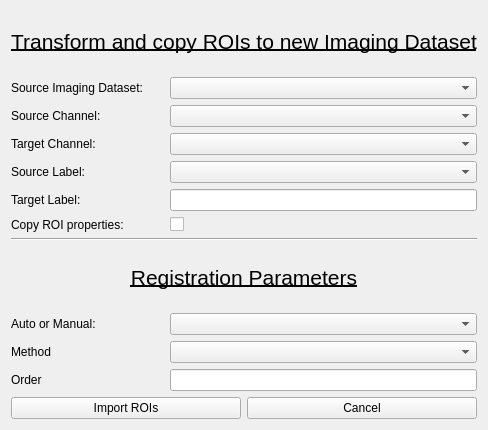
<?xml version="1.0" encoding="UTF-8"?>
<ui version="4.0">
 <class>importROIsWidget</class>
 <widget class="QWidget" name="importROIsWidget">
  <property name="geometry">
   <rect>
    <x>0</x>
    <y>0</y>
    <width>462</width>
    <height>430</height>
   </rect>
  </property>
  <property name="windowTitle">
   <string>Form</string>
  </property>
  <layout class="QVBoxLayout" name="verticalLayout">
   <item>
    <widget class="QLabel" name="label_7">
     <property name="font">
      <font>
       <pointsize>16</pointsize>
       <underline>true</underline>
      </font>
     </property>
     <property name="text">
      <string>Transform and copy ROIs to new Imaging Dataset</string>
     </property>
     <property name="alignment">
      <set>Qt::AlignCenter</set>
     </property>
    </widget>
   </item>
   <item>
    <layout class="QGridLayout" name="gridLayout" columnstretch="1,0">
     <item row="3" column="0">
      <widget class="QLabel" name="label_4">
       <property name="sizePolicy">
        <sizepolicy hsizetype="Preferred" vsizetype="Preferred">
         <horstretch>1</horstretch>
         <verstretch>0</verstretch>
        </sizepolicy>
       </property>
       <property name="text">
        <string>Source Label:</string>
       </property>
      </widget>
     </item>
     <item row="0" column="1">
      <widget class="QComboBox" name="sourceDataset">
       <property name="sizePolicy">
        <sizepolicy hsizetype="Preferred" vsizetype="Fixed">
         <horstretch>2</horstretch>
         <verstretch>0</verstretch>
        </sizepolicy>
       </property>
      </widget>
     </item>
     <item row="1" column="0">
      <widget class="QLabel" name="label_2">
       <property name="sizePolicy">
        <sizepolicy hsizetype="Preferred" vsizetype="Preferred">
         <horstretch>1</horstretch>
         <verstretch>0</verstretch>
        </sizepolicy>
       </property>
       <property name="text">
        <string>Source Channel:</string>
       </property>
      </widget>
     </item>
     <item row="2" column="1">
      <widget class="QComboBox" name="targetChannel">
       <property name="sizePolicy">
        <sizepolicy hsizetype="Preferred" vsizetype="Fixed">
         <horstretch>2</horstretch>
         <verstretch>0</verstretch>
        </sizepolicy>
       </property>
      </widget>
     </item>
     <item row="2" column="0">
      <widget class="QLabel" name="label_3">
       <property name="sizePolicy">
        <sizepolicy hsizetype="Preferred" vsizetype="Preferred">
         <horstretch>1</horstretch>
         <verstretch>0</verstretch>
        </sizepolicy>
       </property>
       <property name="text">
        <string>Target Channel:</string>
       </property>
      </widget>
     </item>
     <item row="3" column="1">
      <widget class="QComboBox" name="sourceLabel">
       <property name="sizePolicy">
        <sizepolicy hsizetype="Preferred" vsizetype="Fixed">
         <horstretch>2</horstretch>
         <verstretch>0</verstretch>
        </sizepolicy>
       </property>
      </widget>
     </item>
     <item row="4" column="0">
      <widget class="QLabel" name="label_5">
       <property name="sizePolicy">
        <sizepolicy hsizetype="Preferred" vsizetype="Preferred">
         <horstretch>1</horstretch>
         <verstretch>0</verstretch>
        </sizepolicy>
       </property>
       <property name="text">
        <string>Target Label:</string>
       </property>
      </widget>
     </item>
     <item row="1" column="1">
      <widget class="QComboBox" name="sourceChannel">
       <property name="sizePolicy">
        <sizepolicy hsizetype="Preferred" vsizetype="Fixed">
         <horstretch>2</horstretch>
         <verstretch>0</verstretch>
        </sizepolicy>
       </property>
      </widget>
     </item>
     <item row="0" column="0">
      <widget class="QLabel" name="label">
       <property name="sizePolicy">
        <sizepolicy hsizetype="Preferred" vsizetype="Preferred">
         <horstretch>1</horstretch>
         <verstretch>0</verstretch>
        </sizepolicy>
       </property>
       <property name="text">
        <string>Source Imaging Dataset:</string>
       </property>
      </widget>
     </item>
     <item row="5" column="0">
      <widget class="QLabel" name="label_6">
       <property name="text">
        <string>Copy ROI properties:</string>
       </property>
      </widget>
     </item>
     <item row="5" column="1">
      <widget class="QCheckBox" name="copyRoiProperties">
       <property name="text">
        <string/>
       </property>
      </widget>
     </item>
     <item row="4" column="1">
      <widget class="QLineEdit" name="targetLabel"/>
     </item>
    </layout>
   </item>
   <item>
    <widget class="Line" name="line">
     <property name="orientation">
      <enum>Qt::Horizontal</enum>
     </property>
    </widget>
   </item>
   <item>
    <widget class="QLabel" name="label_9">
     <property name="font">
      <font>
       <pointsize>16</pointsize>
       <underline>true</underline>
      </font>
     </property>
     <property name="text">
      <string>Registration Parameters</string>
     </property>
     <property name="alignment">
      <set>Qt::AlignCenter</set>
     </property>
    </widget>
   </item>
   <item>
    <layout class="QGridLayout" name="gridLayout_3">
     <item row="1" column="0">
      <widget class="QLabel" name="label_10">
       <property name="text">
        <string>Method</string>
       </property>
      </widget>
     </item>
     <item row="1" column="1">
      <widget class="QComboBox" name="registrationMethod"/>
     </item>
     <item row="0" column="0">
      <widget class="QLabel" name="label_8">
       <property name="sizePolicy">
        <sizepolicy hsizetype="Preferred" vsizetype="Preferred">
         <horstretch>1</horstretch>
         <verstretch>0</verstretch>
        </sizepolicy>
       </property>
       <property name="text">
        <string>Auto or Manual:</string>
       </property>
      </widget>
     </item>
     <item row="0" column="1">
      <widget class="QComboBox" name="auto_manual">
       <property name="sizePolicy">
        <sizepolicy hsizetype="Preferred" vsizetype="Fixed">
         <horstretch>2</horstretch>
         <verstretch>0</verstretch>
        </sizepolicy>
       </property>
      </widget>
     </item>
     <item row="2" column="0">
      <widget class="QLabel" name="label_11">
       <property name="text">
        <string>Order</string>
       </property>
      </widget>
     </item>
     <item row="2" column="1">
      <widget class="QLineEdit" name="polynomialOrder"/>
     </item>
    </layout>
   </item>
   <item>
    <layout class="QHBoxLayout" name="horizontalLayout">
     <item>
      <widget class="QPushButton" name="acceptButton">
       <property name="text">
        <string>Import ROIs</string>
       </property>
      </widget>
     </item>
     <item>
      <widget class="QPushButton" name="cancelButton">
       <property name="text">
        <string>Cancel</string>
       </property>
      </widget>
     </item>
    </layout>
   </item>
  </layout>
  <zorder>verticalLayoutWidget</zorder>
  <zorder>gridLayoutWidget</zorder>
  <zorder>cancelButton</zorder>
  <zorder>label_9</zorder>
  <zorder>line</zorder>
 </widget>
 <resources/>
 <connections/>
</ui>
